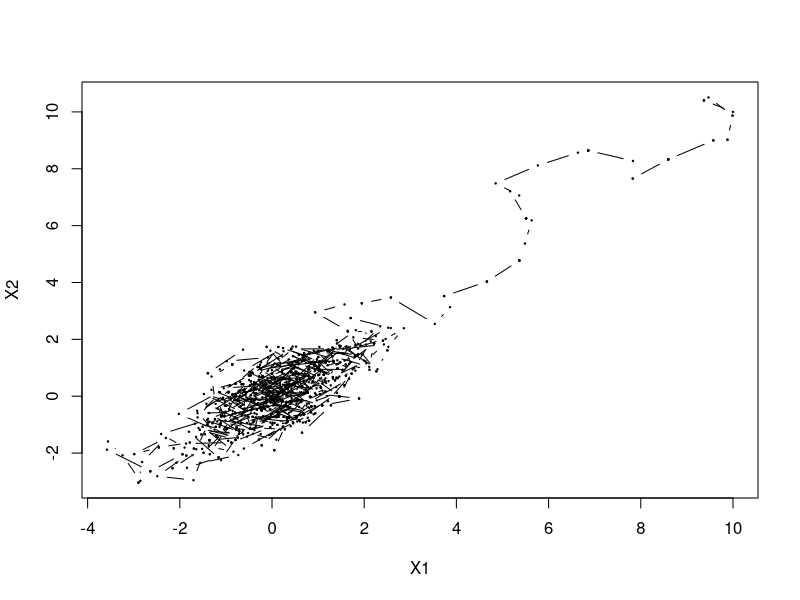
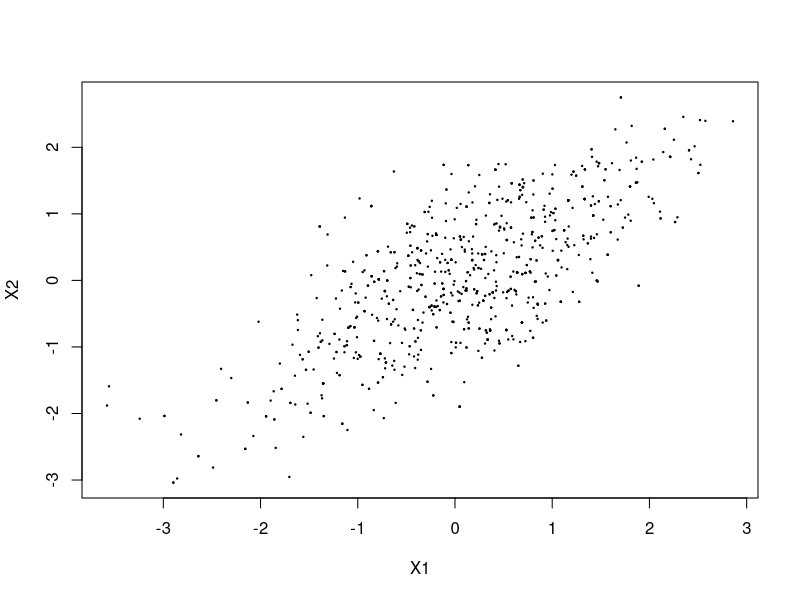
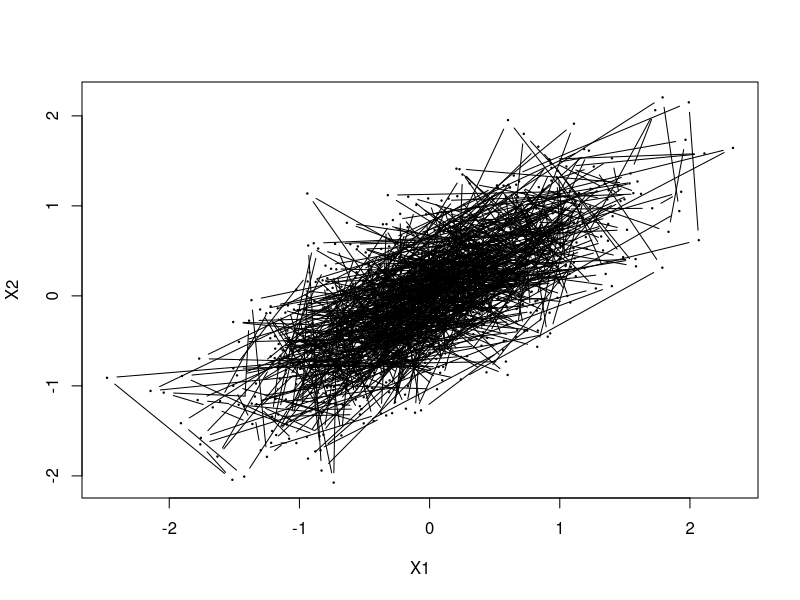

Write the R code that produced these figures, in order.
## ---- chunk 1
knitr::opts_chunk$set(echo = TRUE)
## ---- chunk 2
set.seed(1)
n <- 10^4
normal_pdf <- function(x) {
  prod(dnorm(x, 0, 1))
}

acceptance1D <- 0
curr_loc <- 4
for (i in 1:n) {
  prop_loc <- curr_loc + runif(1, -2, 2)
  prop_pdf <- normal_pdf(prop_loc)
  curr_pdf <- normal_pdf(curr_loc)
  p_move <- min(1, prop_pdf / curr_pdf)
  u <- runif(1)
  if (u < p_move) {
    acceptance1D <- acceptance1D + 1
  }
}
print(paste("Acceptance ratio for 1D is:", acceptance1D / n))

acceptance3D <- 0
curr_loc <- rep(4, 3)
for (i in 1:n) {
  prop_loc <- curr_loc + runif(3, -2, 2)
  prop_pdf <- normal_pdf(prop_loc)
  curr_pdf <- normal_pdf(curr_loc)
  p_move <- min(1, prop_pdf / curr_pdf)
  u <- runif(1)
  if (u < p_move) {
    acceptance3D <- acceptance3D + 1
  }
}
print(paste("Acceptance ratio for 3D is:", acceptance3D / n))

acceptance10D <- 0
curr_loc <- rep(4, 10)
for (i in 1:n) {
  prop_loc <- curr_loc + runif(10, -2, 2)
  prop_pdf <- normal_pdf(prop_loc)
  curr_pdf <- normal_pdf(curr_loc)
  p_move <- min(1, prop_pdf / curr_pdf)
  u <- runif(1)
  if (u < p_move) {
    acceptance10D <- acceptance10D + 1
  }
}
print(paste("Acceptance ratio for 10D is:", acceptance10D / n))
## ---- chunk 3
set.seed(2)
n <- 10^3
normal2_pdf <- function(x) {
  cov_matrix <- rbind(c(1, .7), c(.7, 1))
  cov_det <- det(cov_matrix)
  maha_dist <- x %*% solve(cov_matrix) %*% x
  exp(-0.5 * maha_dist) / sqrt((2 * pi)^2 * cov_det)
}
X <- matrix(NA, nrow = n, ncol = 2)
curr_loc <- c(10, 10)
X[1,] <- curr_loc
for (i in 1:(n - 1)) {
  prop_loc <- curr_loc + runif(2, -1, 1)
  prop_pdf <- normal2_pdf(prop_loc)
  curr_pdf <- normal2_pdf(curr_loc)
  p_move <- min(1, prop_pdf / curr_pdf)
  u <- runif(1)
  if (u < p_move) {
    curr_loc <- prop_loc
  }
  X[i + 1,] <- curr_loc
}
plot(X[ , 1], X[ , 2], type = 'b', pch = 19, cex = 0.2, xlab = "X1", ylab = "X2")
plot(X[100:1000, 1], X[100:1000, 2], pch = 19, cex = 0.2, xlab = "X1", ylab = "X2")
## ---- chunk 4
set.seed(3)
n <- 10^3
mu <- c(0, 0)
cov_matrix <- rbind(c(1, .7), c(.7, 1))
sigma1 <- sqrt(cov_matrix[1,1])
sigma2 <- sqrt(cov_matrix[2,2])
p <- cov_matrix[1,2] / (sigma1 * sigma2)
x1_cond <- function(x2) {
  mu_cond <- mu[1] + (p * sigma1 * (x2 - mu[2])) / sigma2
  sigma_cond <- (1 - p^2) * sigma1^2
  rnorm(1, mu_cond, sigma_cond)
}
x2_cond <- function(x1) {
  mu_cond <- mu[2] + (p * sigma2 * (x1 - mu[1])) / sigma1
  sigma_cond <- (1 - p^2) * sigma2^2
  rnorm(1, mu_cond, sigma_cond)
}
X <- matrix(NA, nrow = n, ncol = 2)
curr_loc <- c(10, 10)
X[1,] <- curr_loc
for (i in 1:(n - 1)) {
  x1 <- x1_cond(X[i, 2])
  x2 <- x2_cond(x1)
  X[i + 1,] <- c(x1, x2)
}
plot(X[4:1000, 1], X[4:1000, 2], type = 'b', pch = 19, cex = 0.2, xlab = "X1", ylab = "X2")
